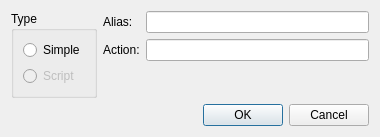
<?xml version="1.0" encoding="UTF-8"?>
<ui version="4.0">
 <class>EditAliasDialog</class>
 <widget class="QDialog" name="EditAliasDialog">
  <property name="windowModality">
   <enum>Qt::WindowModal</enum>
  </property>
  <property name="geometry">
   <rect>
    <x>0</x>
    <y>0</y>
    <width>380</width>
    <height>130</height>
   </rect>
  </property>
  <property name="minimumSize">
   <size>
    <width>380</width>
    <height>0</height>
   </size>
  </property>
  <property name="windowTitle">
   <string>Alias Editor</string>
  </property>
  <layout class="QVBoxLayout" name="verticalLayout_2">
   <item>
    <layout class="QHBoxLayout" name="horizontalLayout">
     <item>
      <layout class="QVBoxLayout" name="verticalLayout">
       <item>
        <widget class="QGroupBox" name="qgbType">
         <property name="title">
          <string>Type</string>
         </property>
         <layout class="QVBoxLayout" name="verticalLayout_3">
          <item>
           <widget class="QRadioButton" name="qrbSimple">
            <property name="text">
             <string>Simple</string>
            </property>
           </widget>
          </item>
          <item>
           <widget class="QRadioButton" name="qrbScript">
            <property name="enabled">
             <bool>false</bool>
            </property>
            <property name="text">
             <string>Script</string>
            </property>
           </widget>
          </item>
         </layout>
        </widget>
       </item>
       <item>
        <spacer name="verticalSpacer">
         <property name="orientation">
          <enum>Qt::Vertical</enum>
         </property>
         <property name="sizeHint" stdset="0">
          <size>
           <width>20</width>
           <height>40</height>
          </size>
         </property>
        </spacer>
       </item>
      </layout>
     </item>
     <item>
      <layout class="QFormLayout" name="formLayout_2">
       <item row="0" column="0">
        <widget class="QLabel" name="qliAlias">
         <property name="text">
          <string>Alias:</string>
         </property>
         <property name="buddy">
          <cstring>qleAlias</cstring>
         </property>
        </widget>
       </item>
       <item row="0" column="1">
        <widget class="QLineEdit" name="qleAlias"/>
       </item>
       <item row="1" column="0">
        <widget class="QLabel" name="qliAction">
         <property name="text">
          <string>Action:</string>
         </property>
         <property name="buddy">
          <cstring>qleAction</cstring>
         </property>
        </widget>
       </item>
       <item row="1" column="1">
        <widget class="QLineEdit" name="qleAction"/>
       </item>
      </layout>
     </item>
    </layout>
   </item>
   <item>
    <widget class="QDialogButtonBox" name="buttonBox">
     <property name="orientation">
      <enum>Qt::Horizontal</enum>
     </property>
     <property name="standardButtons">
      <set>QDialogButtonBox::Cancel|QDialogButtonBox::Ok</set>
     </property>
    </widget>
   </item>
  </layout>
 </widget>
 <tabstops>
  <tabstop>qrbSimple</tabstop>
  <tabstop>qrbScript</tabstop>
  <tabstop>qleAlias</tabstop>
  <tabstop>qleAction</tabstop>
 </tabstops>
 <resources/>
 <connections>
  <connection>
   <sender>buttonBox</sender>
   <signal>accepted()</signal>
   <receiver>EditAliasDialog</receiver>
   <slot>accept()</slot>
   <hints>
    <hint type="sourcelabel">
     <x>218</x>
     <y>103</y>
    </hint>
    <hint type="destinationlabel">
     <x>157</x>
     <y>111</y>
    </hint>
   </hints>
  </connection>
  <connection>
   <sender>buttonBox</sender>
   <signal>rejected()</signal>
   <receiver>EditAliasDialog</receiver>
   <slot>reject()</slot>
   <hints>
    <hint type="sourcelabel">
     <x>286</x>
     <y>109</y>
    </hint>
    <hint type="destinationlabel">
     <x>286</x>
     <y>111</y>
    </hint>
   </hints>
  </connection>
 </connections>
</ui>
